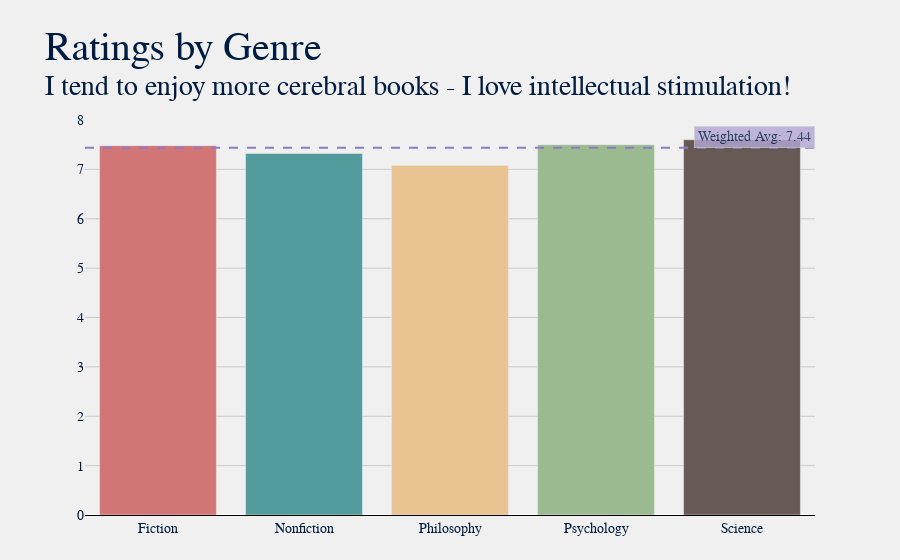

The notebook cell saved with this chart:
### Markdown cell above
### How do I rate what I've read?

I tend to base my ratings on how gripped I am whilst reading. There are many books whose content/plot might not have interested me as much, but the author's prose and writing style intrigued me (e.g. Haruki Murakami's novels). Conversely, there are also a lot of books where the content is right up my alley, but it's written in more of a straight-forward way (mostly science books).

### Code cell
dfr = df.groupby('Genre')['Rating'].mean().reset_index().round(2)
dfr['Total'] = df.groupby('Genre')['Title'].count().reset_index(drop=True)

title = "Ratings by Genre"
sub = f"I tend to enjoy more cerebral books - I love intellectual stimulation!"
plot.gen_bar_graph(dfr, 'Genre', title, sub, avg=True, w_avg='Rating')

### Figure 1 — Plotly figure (JSON) as saved in the notebook; plotly's stock layout.template omitted (floating-point values rounded to 4 significant figures)
{"data": [{"customdata": [["61", "Rating"], ["11", "Rating"], ["6", "Rating"], ["1", "Rating"], ["5", "Rating"]], "hovertemplate": "<b>%{x} Books</b>: %{customdata[0]}<br><b>Avg. %{customdata[1]}</b>: %{y}", "marker": {"color": ["#d27575", "#529b9c", "#eac392", "#9cba8f", "#675a55", "#d27575", "#529b9c", "#eac392", "#9cba8f", "#675a55", "#d27575", "#529b9c", "#eac392", "#9cba8f", "#675a55", "#d27575", "#529b9c", "#eac392", "#9cba8f", "#675a55", "#d27575", "#529b9c", "#eac392", "#9cba8f", "#675a55"]}, "name": "", "type": "bar", "x": ["Fiction", "Nonfiction", "Philosophy", "Psychology", "Science"], "y": [7.48, 7.32, 7.08, 7.5, 7.6]}], "layout": {"annotations": [{"bgcolor": "#b4a7d6", "bordercolor": "#c7c7c7", "borderpad": 3, "borderwidth": 1, "opacity": 0.8, "showarrow": false, "text": "Weighted Avg: 7.44", "x": 1, "xanchor": "right", "xref": "x domain", "y": 7.438, "yanchor": "bottom", "yref": "y"}], "autosize": true, "barmode": "group", "font": {"color": "#001c40", "family": "Baskerville", "size": 14}, "margin": {"b": 45, "l": 85, "r": 85, "t": 120}, "paper_bgcolor": "#f0f0f0", "plot_bgcolor": "#f0f0f0", "shapes": [{"line": {"color": "#8e7cc3", "dash": "dash", "width": 2}, "type": "line", "x0": 0, "x1": 1, "xref": "x domain", "y0": 7.438, "y1": 7.438, "yref": "y"}], "showlegend": false, "title": {"font": {"color": "#001c40", "family": "Baskerville, Bold", "size": 40}, "text": "Ratings by Genre<br><sup>I tend to enjoy more cerebral books - I love intellectual stimulation!"}, "xaxis": {"autorange": true, "gridcolor": "#cbcbcb", "linecolor": "black", "range": [-0.5, 4.5], "showgrid": false, "showline": true, "title": {}, "type": "category"}, "yaxis": {"autorange": true, "gridcolor": "#cbcbcb", "linecolor": "black", "range": [0, 8], "showgrid": true, "showline": false, "showticklabels": true, "title": {}, "type": "linear"}}}
